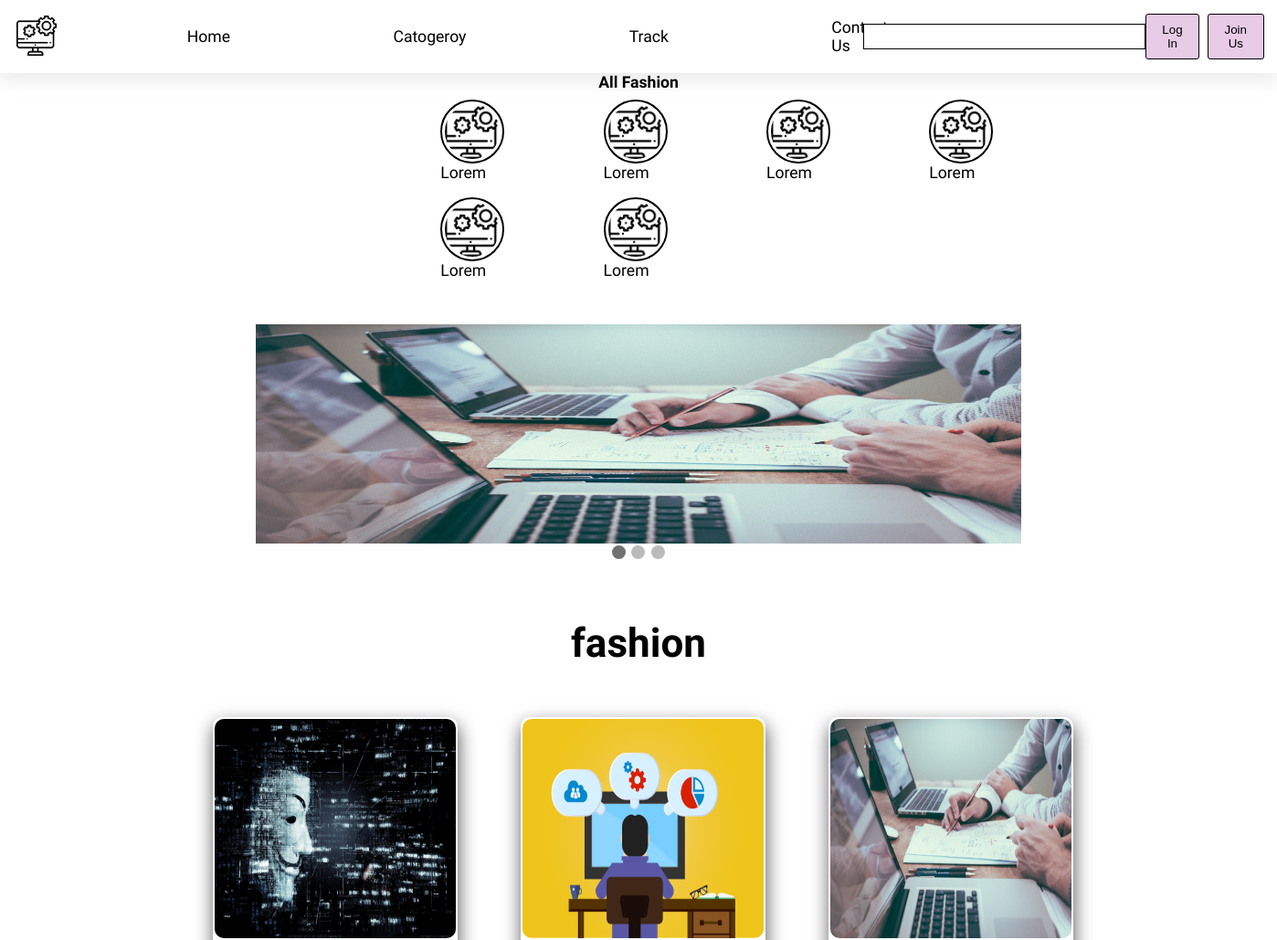
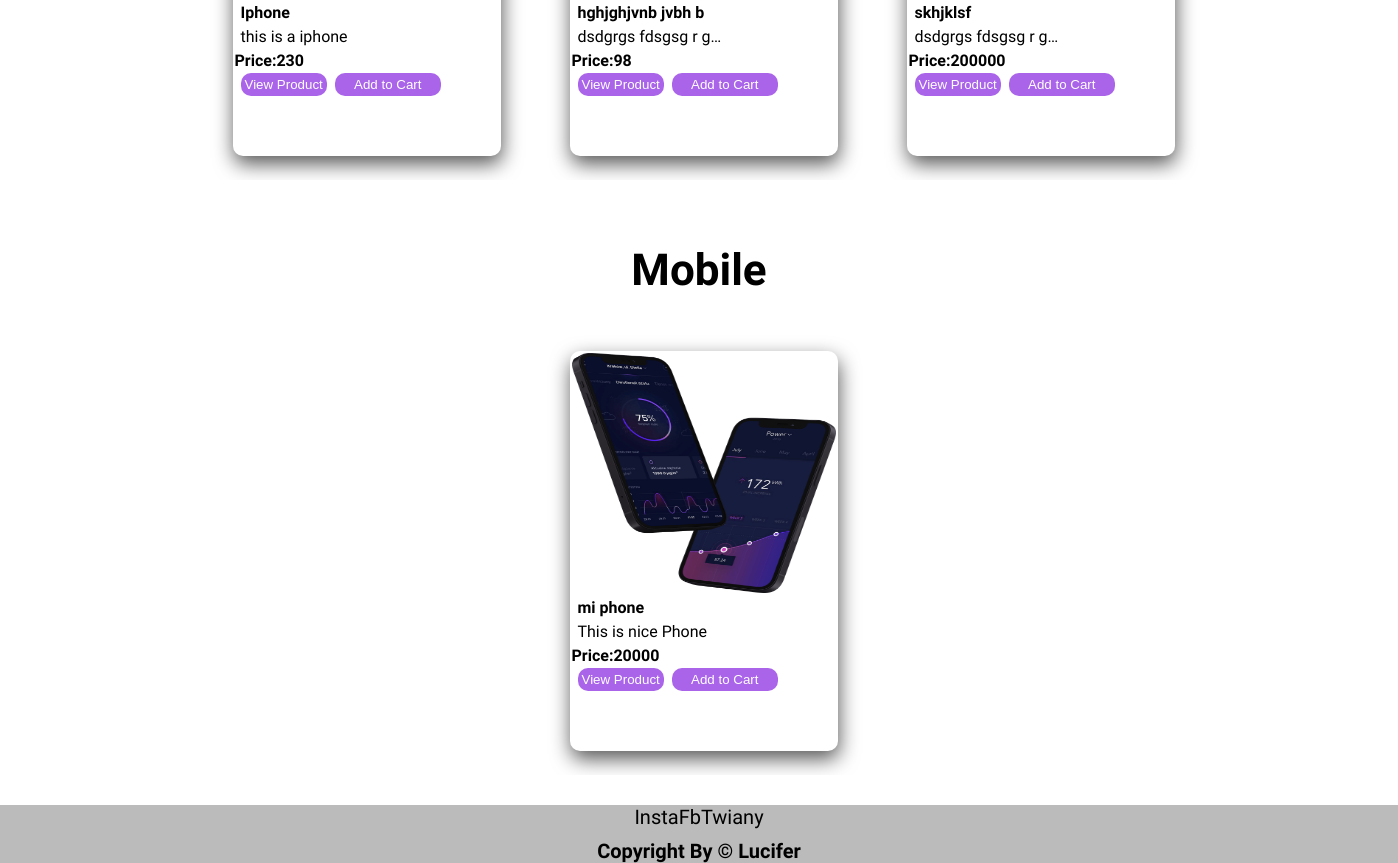
The page / on the database its author committed (2 pictures, top to bottom).
### userinterface/models.py (models this page shows, shortened)
class Product(models.Model):
    product_id = models.AutoField
    product_name = models.CharField(max_length=50)
    category = models.CharField(max_length=50, default="")
    price = models.IntegerField(default=0)
    desc = models.CharField(max_length=300)
    image = models.ImageField(upload_to="shop/images", default="")

### userinterface/views.py (the view)
# urls.py: 2. Add a URL to urlpatterns:  path('', views.home, name='home')
def home(request):
    allProds = []
    catProd = Product.objects.values('category', 'id')
    cats = {item['category'] for item in catProd}
    for cat in cats:
        prod = Product.objects.filter(category=cat)
        n = len(prod)
        nslide = n // 4 + ceil((n / 4) - (n // 4))
        allProds.append([prod, range(1, nslide), nslide])
    product_list = {'allProds': allProds}
    return render(request,"index.html",product_list)

### templates/index.html (shortened to what this page needs)
{% extends 'base.html' %}
{% load static from static %}
{% block body %}
<section class="mainblock">
  <div class="allproducts">
    <h1 class="heading">All Fashion</h1>
    <div class="allitems">
      <div class="items"><a href="#shirts"><img src="{% static 'images/logo.png' %}" alt=""></a>
        <p>Lorem</p>
      </div>
      <div class="items"><a href="#2"><img src="{% static 'images/logo.png' %}" alt=""></a>
        <p>Lorem</p>
      </div>
      <div class="items"><a href="#3"><img src="{% static 'images/logo.png' %}" alt=""></a>
        <p>Lorem</p>
      </div>
      <div class="items"><a href="#4"><img src="{% static 'images/logo.png' %}" alt=""></a>
        <p>Lorem</p>
      </div>
      <div class="items"><a href="#5"><img src="{% static 'images/logo.png' %}" alt=""></a>
        <p>Lorem</p>
      </div>
      <div class="items"><a href="#6"><img src="{% static 'images/logo.png' %}" alt=""></a>
        <p>Lorem</p>
      </div>
    </div>
    <div class="offerproduct">
      <div class="mySlides fade">
        <img src="{% static 'images/mainimage.jpg' %}" alt="Offer">
      </div>
      <div style="text-align:center">
        <span class="dot"></span>
        <span class="dot"></span>
        <span class="dot"></span>
      </div>
    </div>
  </div>
</section>
{% for product, range, nSlides in allProds %}
<section class="products1" id="shirts">
  <h1 class="productheading">{{product.0.category}}</h1>
  <div class="productitems slick-slider">
     {% for i in product %}
    <div class="productcard">
      <img src="/media/{{i.image}}" alt="Product Image">
      <p class="description" id="name{{i.id}}"><b>{{i.product_name }}</b></p>
      <p class="description"><a href="#">{{i.desc|truncatechars:20}}</a></p>
      <h4>Price:<span id="itemprice{{i.id}}">{{i.price}}</span></h4>
      <button><a href="product-view/{{i.id}}">View Product</a></button>
      <button class="cart add-to-cart-btn" id="{{i.id}}">Add to Cart</button>
    </div>
    {% endfor %}
</section>
{% endfor %}
{% endblock body %}

### templates/base.html (shortened to what this page needs)
{% load static from static %}
<!DOCTYPE html>
<html lang="en">
<head>
    <link rel="stylesheet" type="text/css" href="{% static 'css/style.css' %}">
    <link rel="stylesheet" type="text/css" href="{% static 'css/responsive.css' %}">
    <link rel="stylesheet" type="text/css" href="{% static 'css/slick.css' %}">
    <link rel="stylesheet" href="https://cdnjs.cloudflare.com/ajax/libs/font-awesome/4.7.0/css/font-awesome.min.css">
</head>
<body>
    <header>
        <nav class="nav-bar h-nav">
            <div class="left-nav v-cls">
                <div class="logo">
                    <a href="#"><img src="{% static 'images/logo.png' %}" alt="Logo Image" ></a>
                </div>
                <li class="items"><a href="/">Home</a></li>
                <li class="items"><a href="#">Catogeroy</a></li>
                <li class="items"><a href="/tracker">Track</a></li>
                <li class="items"><a href="#">Contact Us</a></li>
            </div>
                <form class="middle-nav" action="/product-search/" method="get">
                <input type="text" name="search" id="search" class="input-text">
                <button id="btn-serach" class="inputbox-btn" type="submit"></button>
            </form>
            {% if user.is_authenticated %}
            <div class="right-nav v-cls">
                <h3 id="usernames">{{user.username}}</h3>
                <div class="cartes"><a href="/cheackout"><i class="fa fa-shopping-cart"><span id="cartsect">0</span></i></a></div>
                <button class="btn-auth"> <a href="/logout">LogOut</a></button>
            </div>
            {% else %}
            <div class="right-nav v-cls">
                <button id="btn-login" class="btn-auth">Log In</button>
                <button id="btn-signup" class="btn-auth">Join Us</button>
            </div>
            {% endif %}
        </nav>
    </header>
    {% block body %}
    {% endblock %}
    <footer>
        <div class="socialicons">
            <a href="#">Insta</a>
            <a href="#">Fb</a>
            <a href="#">Twi</a>
            <a href="#">any</a>
        </div>
        <h2 class="footertext">Copyright By &copy; Lucifer </h2>
    </footer>
</body>
</html>

### static/css/style.css (style rules this page uses)
* { margin: 0; padding: 0; box-sizing: border-box; }
html { font-size: 62.5%; scroll-behavior: smooth; }
body { list-style: none; text-decoration: none; font-family: 'Zen Old Mincho', serif; user-select: none; }
button { cursor: pointer; outline: none; }
a { text-decoration: none; color: black; cursor: pointer; }
h1 { display: flex; justify-content: center; font-size: 5rem; }
h2 { display: flex; justify-content: center; font-size: large; }
h4 { font-size: 16px; margin-top: 5px; }
.add-to-cart-btn { width: 40%; padding: 7px; border: none; border-radius: 10px; background: #8a2be2ba; margin-left: 6px; margin-top: 2px; color: white; }
.nav-bar { display: flex; justify-content: space-between; align-items: center; box-shadow: 1px 8px 20px 0px #eaeaea; height: 10vh; }
.left-nav { margin-left: 2rem; display: flex; align-items: center; }
.logo a img { width: 5rem; }
.items { padding: 1rem 4rem; font-size: 2rem; }
.items a { text-decoration: none; transition: 0.7s; color: black; }
.middle-nav { margin-left: -25rem; display: flex; justify-content: flex-start; }
.input-text { font-size: 1.8rem; padding: 0.5rem 0.6rem; width: 35rem; border: 1px solid black; border-right: none; outline: none; transition: all 0.6s ease-in-out; }
#btn-serach { padding: 0.3rem 0.9rem; background: none; border: 1px solid black; }
.right-nav { display: flex; position: relative; right: 4rem; }
.btn-auth { padding: 1rem 2rem; background-color: #e8cbe7; border: 1px solid black; margin: 0 0.5rem; border-radius: 3px; }
.mainblock { height: auto; width: 60%; margin: auto; overflow: auto; }
.heading { display: flex; justify-content: center; font-size: 2rem; }
.allitems { display: flex; }
.items { transition: 0.6s; }
.items img { height: 70px; width: 70px; border-radius: 50%; padding: 3px; border: 2px solid rgb(0, 0, 0); cursor: pointer; }
.offerproduct { max-width: 1000px; position: relative; margin: auto; margin-top: 40px; }
.mySlides img { height: 30vh; width: 100%; }
.dot { height: 15px; width: 15px; margin: 0 2px; background-color: #bbb; border-radius: 50%; display: inline-block; transition: background-color 0.6s ease; }
.active { background-color: #717171; }
.fade { -webkit-animation-name: fade; -webkit-animation-duration: .9s; animation-name: fade; animation-duration: .9s; }
.productitems { display: grid; grid-template-columns: repeat(4,1fr); margin: 30px 25px; }
.productheading { margin-top: 8vh; }
.productcard { margin-top: 25px; margin-left: 69px; padding: 2px; height: 50vh; width: 20vw; box-shadow: 1px 8px 20px 0px #585858; border-radius: 10px; transition: 0.8s; margin-bottom: 3vh; position: relative; left: -30px; }
.productcard img { border-radius: 10px; height: 30vh; width: 100%; }
.description { font-size: 16px; margin: 5px 6px; }
.productcard button { padding: 4px; border: none; border-radius: 10px; background: #8a2be2ba; margin-left: 6px; margin-top: 3px; }
.productcard button a { color: white; }
footer { background-color: #bbb; width: 100%; }
.socialicons { display: flex; justify-content: center; margin: 10px; }
.socialicons a { font-size: 20px; }
.footertext { display: flex; justify-content: center; font-size: 20px; }

### static/css/responsive.css (style rules this page uses)
@media (max-width:1436px) { html { font-size: 55%; } }
@media (max-width:1436px) { .middle-nav { margin-left: -7rem; } }
@media (max-width:1436px) { .items { margin-left: 108px; } }

### rows shown on the page
Product: category "fashion", image (placeholder picture), product_name "Iphone", desc "this is a iphone", price "230"
Product: image (picture), product_name "hghjghjvnb jvbh b", desc "dsdgrgs fdsgsg r g…", price "98"
Product: image (picture), product_name "skhjklsf", desc "dsdgrgs fdsgsg r g…", price "200000"
Product: category "Mobile", image (picture), product_name "mi phone", desc "This is nice Phone", price "20000"
